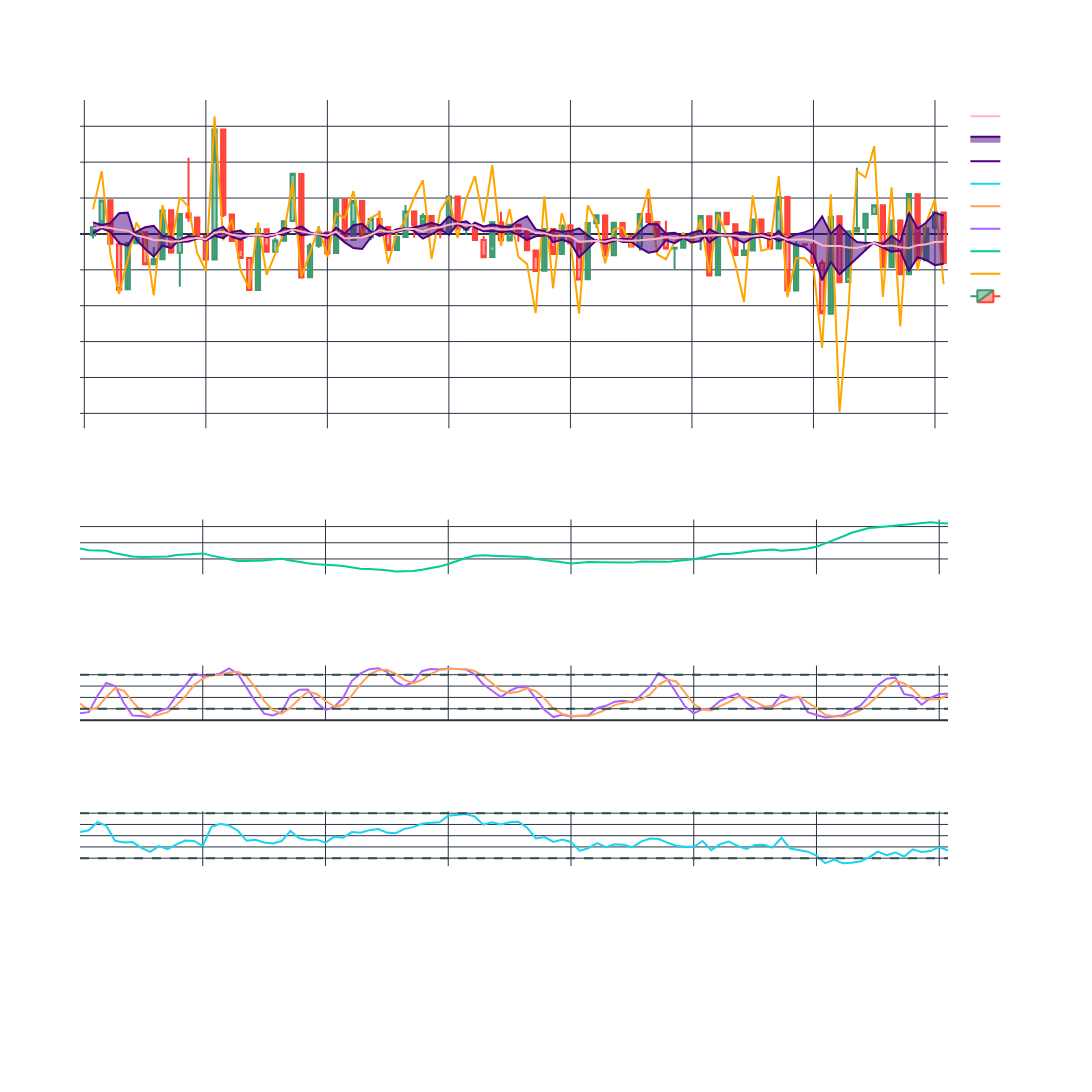

Source (notebook cell):
### Code cell
candlestick(df_btc, 100,comparison= df_sol, indicators= ['ADX', 'Stochastic Oscillator', 'RSI', 'Bollinger Bands', 'SMA30'])
